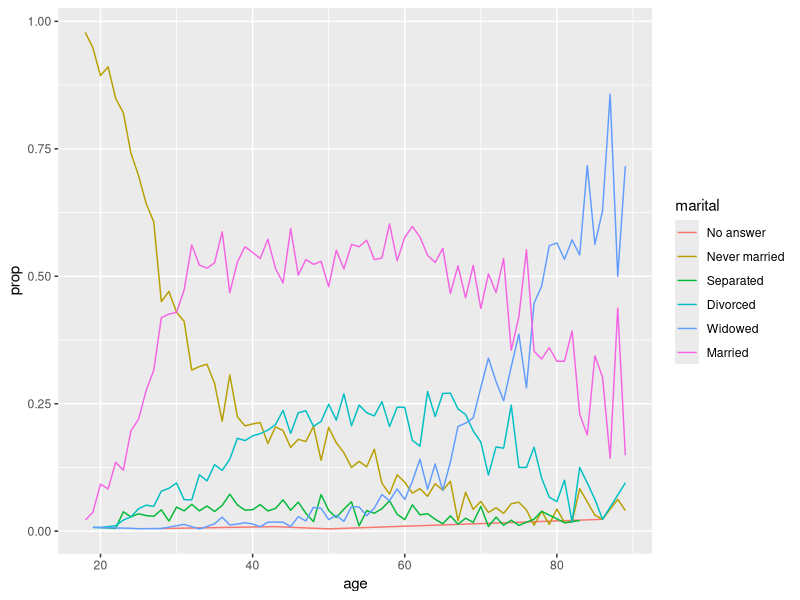
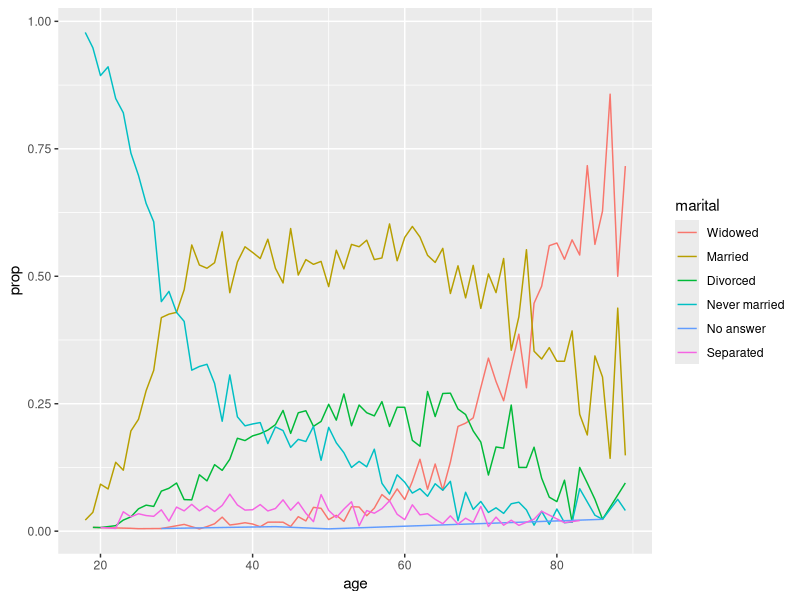

Write R code to recreate these figures, in order.
## ---- chunk 1

## ---- chunk 2
knitr::opts_chunk$set(eval = T)
## ---- chunk 3
typeof(FALSE)
typeof(TRUE)
logi <- c(T, F, T, F)
typeof(logi)
sum(logi)
as.numeric(logi) # funcion para convertir a numeros
## ---- chunk 4
alfa <- c(12, 12, 13, 15, 20)
alfa < 14
# Esos elementos que son verdaderos pueden ser 
# separados de los falsos y crear una nueva base de datos
## ---- chunk 5
"yo" 
"tu"
'1'
"
Parrafo de un
texto 
con varias linas
"
## ---- chunk 6
cat("Escribir\nnueva linea")
## ---- chunk 7
cat("Este texto \ttabulado")
## ---- chunk 8
condicion <- factor(c("soltero", "casado", "casado", "soltero"))
condicion
condicion <- factor(c("soltero", "casado", "casado", "soltero"), 
            levels = c("soltero", "casado", "divorciado"))
condicion
typeof(condicion)
## ---- chunk 9
# Fecha y hora 
hoy <- Sys.Date()
hoy
ahora <- Sys.time()
ahora

as.numeric(hoy) # valor numerico para la fecha de hoy
as.numeric(ahora) # valor numerica para `ahora`
## ---- chunk 10
library(forcats) 
library(stringr)
library(lubridate)
## ---- chunk 11
x <- c("Aprender", "algo", "de", "tidyverse", "mediante", "R", "-", "Studio") 
str_length(x) #cantidad de letras por elemento
cat(str_c(x, collapse = ",\n ")) # un parrafo extrano

## ---- chunk 12
str_subset(x, "[ae]") # extraer elementos que contengan la `a` y `e`

str_count(x, '[aeiou]') # contar cuantas coincidencias hay

str_sub(x, start = 1, end = 2) # util para crear identificadores

str_to_upper(x, "es") #si no se especifica la region por default es ingles

x <- c("soñar", "camión", "égoïsta")

stringi::stri_trans_general(x, "Latin-ASCII")
## ---- chunk 13
dato <- gss_cat %>%
  tidyr::drop_na() %>% 
  dplyr::count(age, marital) %>%
  dplyr::group_by(age) %>%
  dplyr::mutate(prop = n / sum(n))
## ---- chunk 14
library(ggplot2)
ggplot(dato, aes(age, prop, color = marital)) +
  geom_line()
## ---- chunk 15

## ---- chunk 16
ggplot(dato, aes(age, prop, colour = fct_reorder2(marital, age, prop))) +
  geom_line() +
  labs(colour = "marital")
## ---- chunk 17
ymd("2019/01/09") #anio mes dia

ydm("2019/01/12") #anio dia mes

mdy("January 9, 2019") # mes dia anio
## ---- chunk 18
hoy <- Sys.Date()
year(hoy)
month(hoy)
month(hoy, label = T)
day(hoy)
## ---- chunk 19
anio_mes <- paste(year(hoy), month(hoy), sep = "-")

parse_date_time(anio_mes, 'ym')
## ---- chunk 20

